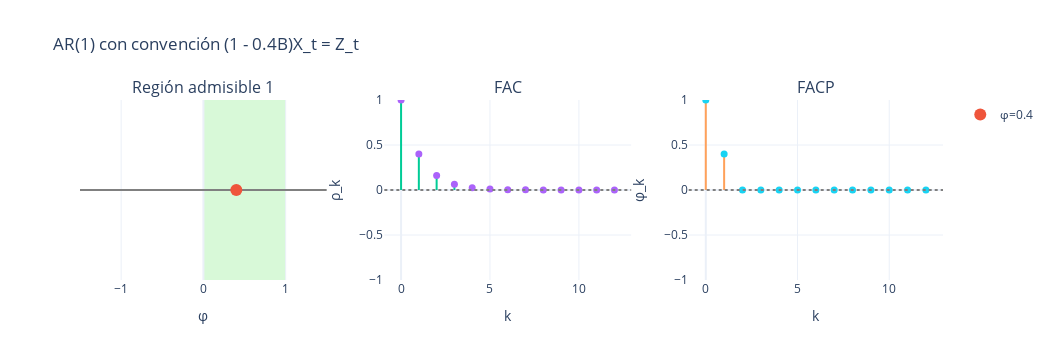

This figure's notebook cell:
### Markdown cell above
## **Considere un proceso AR(1):**

$$
(1 - \phi B) W_t = \alpha_t
$$

---

Se recuerda que si $|\phi| < 1$, este proceso es **estacionario**.

A partir de esta condición, se identifican dos **regiones admisibles**.

---

**Región admisible 1:**

$$
0 < \phi < 1
$$

### Code cell
import numpy as np
import plotly.graph_objects as go
from plotly.subplots import make_subplots

# --- util: stem (líneas verticales) ---
def stem_trace(x, y, name):
    xs, ys = [], []
    for xi, yi in zip(x, y):
        xs += [xi, xi, None]
        ys += [0, yi, None]
    lines = go.Scatter(x=xs, y=ys, mode="lines", line=dict(width=2), name=name, showlegend=False)
    dots  = go.Scatter(x=x,  y=y,  mode="markers", marker=dict(size=7), name=f"{name} (•)", showlegend=False)
    return lines, dots

# --- ACF/PACF teóricas AR(1) con (1 - φB)X_t = Z_t ---
def acf_ar1(phi, m):
    lags = np.arange(m+1)
    rho = phi**lags
    return lags, rho

def pacf_ar1(phi, m):
    lags = np.arange(m+1)
    pacf = np.zeros(m+1); pacf[0] = 1.0; pacf[1] = phi
    return lags, pacf

def panel_ar1_region_fac_pacf(phi=0.4, m=12, xlim=1.5):
    fig = make_subplots(
        rows=1, cols=3,
        subplot_titles=("Región admisible 1", "FAC", "FACP"),
        column_widths=[0.33, 0.33, 0.34]
    )

    # --- 1) Región admisible en la recta real ---

    fig.add_shape(
            type="rect",
            x0=0, x1=1, y0=0, y1=1,
            xref="x1", yref="paper",     # usa el eje x del 1er subplot y la altura del panel
            fillcolor="lightgreen",
            opacity=0.35,
            line_width=0,
            layer="below"
        )
    
    fig.add_trace(go.Scatter(x=[-xlim, xlim], y=[0,0], mode="lines",
                             line=dict(color="gray", width=2), showlegend=False),
                  row=1, col=1)
    fig.add_trace(go.Scatter(x=[phi], y=[0], mode="markers",
                             marker=dict(size=12), name=f"φ={phi}"),
                  row=1, col=1)
    fig.update_xaxes(range=[-xlim, xlim], title_text="φ", row=1, col=1)
    fig.update_yaxes(visible=False, row=1, col=1)

    # --- 2) FAC ---
    lags, rho = acf_ar1(phi, m)
    lines, dots = stem_trace(lags, rho, "ρ_k")
    fig.add_trace(lines, row=1, col=2); fig.add_trace(dots, row=1, col=2)
    fig.add_hline(y=0, line_dash="dot", line_color="gray", row=1, col=2)
    fig.update_yaxes(range=[-1, 1], title_text="ρ_k", row=1, col=2)
    fig.update_xaxes(title_text="k", row=1, col=2)

    # --- 3) FACP ---
    lags_p, pacf = pacf_ar1(phi, m)
    lines, dots = stem_trace(lags_p, pacf, "φ_k (PACF)")
    fig.add_trace(lines, row=1, col=3); fig.add_trace(dots, row=1, col=3)
    fig.add_hline(y=0, line_dash="dot", line_color="gray", row=1, col=3)
    fig.update_yaxes(range=[-1, 1], title_text="φ_k", row=1, col=3)
    fig.update_xaxes(title_text="k", row=1, col=3)

    fig.update_layout(template="plotly_white", width=1050, height=360,
                      title=f"AR(1) con convención (1 - {phi}B)X_t = Z_t")
    return fig

# ================== USO ==================
# tu ejemplo: φ = 0.4
fig = panel_ar1_region_fac_pacf(phi=0.4, m=12, xlim=1.5)
fig.show()

### Figure 1 — Plotly figure (JSON) as saved in the notebook; plotly's stock layout.template omitted (floating-point values rounded to 4 significant figures)
{"data": [{"line": {"color": "gray", "width": 2}, "mode": "lines", "showlegend": false, "type": "scatter", "x": [-1.5, 1.5], "xaxis": "x", "y": [0, 0], "yaxis": "y"}, {"marker": {"size": 12}, "mode": "markers", "name": "φ=0.4", "type": "scatter", "x": [0.4], "xaxis": "x", "y": [0], "yaxis": "y"}, {"line": {"width": 2}, "mode": "lines", "name": "ρ_k", "showlegend": false, "type": "scatter", "x": [0, 0, null, 1, 1, null, 2, 2, null, 3, 3, null, 4, 4, null, 5, 5, null, 6, 6, null, 7, 7, null, 8, 8, null, 9, 9, null, 10, 10, null, 11, 11, null, 12, 12, null], "xaxis": "x2", "y": [0, 1, null, 0, 0.4, null, 0, 0.16, null, 0, 0.064, null, 0, 0.0256, null, 0, 0.01024, null, 0, 0.004096, null, 0, 0.001638, null, 0, 0.0006554, null, 0, 0.0002621, null, 0, 0.0001049, null, 0, 4.194e-05, null, 0, 1.678e-05, null], "yaxis": "y2"}, {"marker": {"size": 7}, "mode": "markers", "name": "ρ_k (•)", "showlegend": false, "type": "scatter", "x": [0, 1, 2, 3, 4, 5, 6, 7, 8, 9, 10, 11, 12], "xaxis": "x2", "y": [1.0, 0.4, 0.16, 0.064, 0.0256, 0.01024, 0.004096, 0.001638, 0.0006554, 0.0002621, 0.0001049, 4.194e-05, 1.678e-05], "yaxis": "y2"}, {"line": {"width": 2}, "mode": "lines", "name": "φ_k (PACF)", "showlegend": false, "type": "scatter", "x": [0, 0, null, 1, 1, null, 2, 2, null, 3, 3, null, 4, 4, null, 5, 5, null, 6, 6, null, 7, 7, null, 8, 8, null, 9, 9, null, 10, 10, null, 11, 11, null, 12, 12, null], "xaxis": "x3", "y": [0, 1, null, 0, 0.4, null, 0, 0, null, 0, 0, null, 0, 0, null, 0, 0, null, 0, 0, null, 0, 0, null, 0, 0, null, 0, 0, null, 0, 0, null, 0, 0, null, 0, 0, null], "yaxis": "y3"}, {"marker": {"size": 7}, "mode": "markers", "name": "φ_k (PACF) (•)", "showlegend": false, "type": "scatter", "x": [0, 1, 2, 3, 4, 5, 6, 7, 8, 9, 10, 11, 12], "xaxis": "x3", "y": [1.0, 0.4, 0.0, 0.0, 0.0, 0.0, 0.0, 0.0, 0.0, 0.0, 0.0, 0.0, 0.0], "yaxis": "y3"}], "layout": {"annotations": [{"font": {"size": 16}, "showarrow": false, "text": "Región admisible 1", "x": 0.143, "xanchor": "center", "xref": "paper", "y": 1, "yanchor": "bottom", "yref": "paper"}, {"font": {"size": 16}, "showarrow": false, "text": "FAC", "x": 0.4957, "xanchor": "center", "xref": "paper", "y": 1, "yanchor": "bottom", "yref": "paper"}, {"font": {"size": 16}, "showarrow": false, "text": "FACP", "x": 0.8527, "xanchor": "center", "xref": "paper", "y": 1, "yanchor": "bottom", "yref": "paper"}], "height": 360, "shapes": [{"fillcolor": "lightgreen", "layer": "below", "line": {"width": 0}, "opacity": 0.35, "type": "rect", "x0": 0, "x1": 1, "xref": "x", "y0": 0, "y1": 1, "yref": "paper"}, {"line": {"color": "gray", "dash": "dot"}, "type": "line", "x0": 0, "x1": 1, "xref": "x2 domain", "y0": 0, "y1": 0, "yref": "y2"}, {"line": {"color": "gray", "dash": "dot"}, "type": "line", "x0": 0, "x1": 1, "xref": "x3 domain", "y0": 0, "y1": 0, "yref": "y3"}], "title": {"text": "AR(1) con convención (1 - 0.4B)X_t = Z_t"}, "width": 1050, "xaxis": {"anchor": "y", "domain": [0, 0.286], "range": [-1.5, 1.5], "title": {"text": "φ"}}, "xaxis2": {"anchor": "y2", "domain": [0.3527, 0.6387], "title": {"text": "k"}}, "xaxis3": {"anchor": "y3", "domain": [0.7053, 1], "title": {"text": "k"}}, "yaxis": {"anchor": "x", "domain": [0, 1], "visible": false}, "yaxis2": {"anchor": "x2", "domain": [0, 1], "range": [-1, 1], "title": {"text": "ρ_k"}}, "yaxis3": {"anchor": "x3", "domain": [0, 1], "range": [-1, 1], "title": {"text": "φ_k"}}}}
